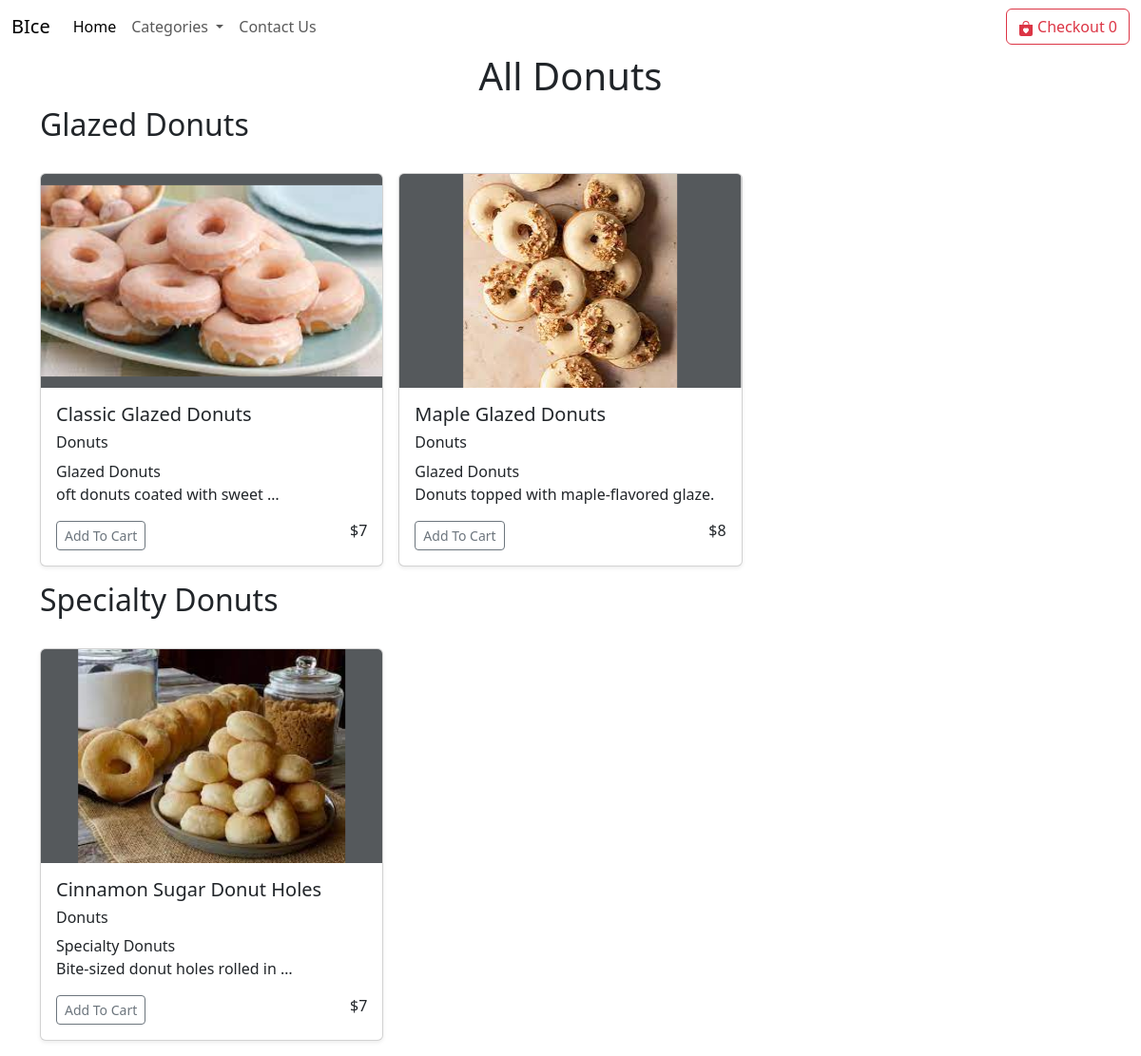
Screenshot of /donuts with the database file from the repository.
### home/models.py (models this page shows, shortened)
class Product(models.Model):
    name = models.CharField(max_length=127)
    price = models.IntegerField(default=0)
    category = models.CharField(max_length=255,default="")
    subcategory = models.CharField(max_length=255,default="")
    description = models.CharField(max_length=250, default='', blank=True, null=True)
    image = models.ImageField(upload_to='products/images')

### home/views.py (the view)
# urls.py: path('donuts',views.donuts,name='donuts'),
def donuts(request):
    donut_products = Product.objects.filter(category='Donuts')
    unique_subcategories = donut_products.values_list('subcategory', flat=True).distinct()
    params = {'donut_products': donut_products, 'unique_subcategories': unique_subcategories}
    return render(request, 'donuts.html', params)

### templates/donuts.html (shortened to what this page needs)
{% extends "base.html" %}
{% block body %}
{% load static %}
<div class="container">
    <h1 class="text-center">All Donuts</h1>
    {% for subcategory in unique_subcategories %}
    <h2 class="text">{{ subcategory }}</h2>
    <div class="row row-cols-1 row-cols-sm-2 row-cols-md-3 g-3 my-3">
        {% for product in donut_products %}
        {% if product.subcategory == subcategory %}
        <div class="col">
            <div class="card shadow-sm">
                <svg class="bd-placeholder-img card-img-top" width="100%" height="225" xmlns="http://www.w3.org/2000/svg" role="img" aria-label="Placeholder: Thumbnail" preserveAspectRatio="xMidYMid slice" focusable="false">
                    <title>{{ product.name }}</title>
                    <rect width="100%" height="100%" fill="#55595c"></rect>
                    <image xlink:href="/media/{{ product.image }}" width="100%" height="100%" />
                </svg>
                <div class="card-body">
                  <h5>{{ product.name }}</h5>
                  <h6>{{ product.category }}</h6>
                  <h7>{{ product.subcategory }}</h7>
                    <p class="card-text">{{ product.description|truncatewords:5 }}</p>
                    <div class="d-flex justify-content-between align-items-center">
                        <div class="btn-group">
                            <span id="div{{ product.name }}">
                                <button id="{{ product.name }}" type="button" class="btn btn-sm btn-outline-secondary cart">Add To Cart</button>
                            </span></div>
                            <h6 class="text-xl-end">${{product.price}}</h6>
                    </div>
                </div>
            </div>
        </div>
        {% endif %}
        {% endfor %}
    </div>
    {% endfor %}
</div>
{% endblock body %}

### rows the page displays
Product: name "Classic Glazed Donuts", category "Donuts", subcategory "Glazed Donuts", description "oft donuts coated with sweet …", price "7"
Product: name "Maple Glazed Donuts", category "Donuts", subcategory "Glazed Donuts", description "Donuts topped with maple-flavored glaze.", price "8"
Product: name "Cinnamon Sugar Donut Holes", category "Donuts", subcategory "Specialty Donuts", description "Bite-sized donut holes rolled in …", price "7"

### other values shown
{{ subcategory }} "Glazed Donuts" "Specialty Donuts"
